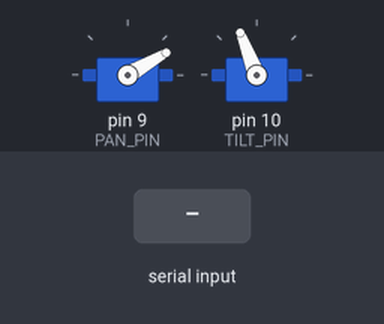
Simulated run of this sketch. Board: Arduino Uno, built with avr-gcc and run on an emulated ATmega328P. On the bench: 2 × servo. Inputs (shaded band) come from the test bench. Random numbers use the default seed unless the sketch sets one.

Above: at 2.2 s.
2.3 s: "HIT\n" received over Serial
At 3.0 s:
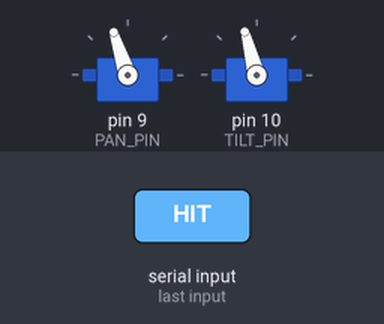
3.8 s: "HIT\n" received over Serial
At 4.1 s:
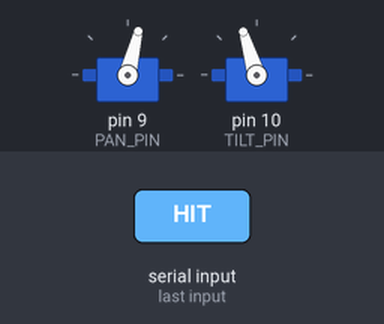
Timing chart, 0 to 6.8 s (numbered marks = the images above; inputs shaded):
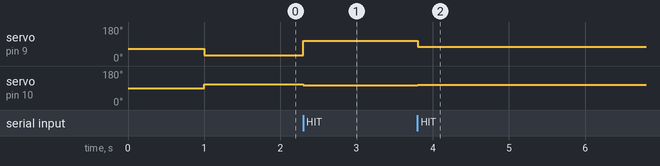

The sketch:

kick_up_game_arduino.ino
```cpp
/*
  KICK UP GAME — Arduino Sketch
  ----------------------------------------------------------------------
  This code is meant to be uploaded ONCE and never touched again after
  mounting. All future tuning/changes happen on the ESP32-CAM side only.

  WHAT THIS DOES:
  - Listens for a single command over serial from the ESP32-CAM: "HIT"
  - When received, moves both servos to a new random position within
    your defined safe bounds

  WIRING:
  - Pan servo signal  -> Arduino Pin 9
  - Tilt servo signal -> Arduino Pin 10
  - Both servo red wires -> Arduino 5V
  - Both servo black/brown wires -> Arduino GND
  - ESP32-CAM TX -> Arduino Pin 0 (RX)
  - ESP32-CAM RX -> Arduino Pin 1 (TX)
  - Battery+ (through switch) -> Arduino VIN
  - Battery- -> Arduino GND

  IMPORTANT: Disconnect ESP32-CAM TX/RX wires from Arduino pins 0/1
  whenever you need to re-upload code to the Arduino itself (these pins
  are shared with USB serial and will interfere with uploads otherwise).
  Since this code is meant to be final/permanent, you should only need
  to do this once during initial setup.
*/

#include <Servo.h>

Servo panServo;
Servo tiltServo;

// ---------------------------------------------------------
// TUNABLE VARIABLES — set these once based on your gimbal's
// safe mechanical range, then this file should never need
// to change again
// ---------------------------------------------------------

const int PAN_PIN  = 9;
const int TILT_PIN = 10;

// Pan (left-right) angle bounds, in degrees (0-180 servo range)
int PAN_MIN = 10;     // leftmost safe angle
int PAN_MAX = 120;    // rightmost safe angle

// Tilt (up-down) angle bounds, in degrees (0-180 servo range)
int TILT_MIN = 65;    // topmost safe angle
int TILT_MAX = 115;   // bottommost safe angle

// Starting position (used briefly on power-up before first random move)
int PAN_START  = 65;
int TILT_START = 90;

int STARTUP_DELAY_MS = 1000;

// How long to wait after sending a "HIT" before accepting another one,
// to prevent the same physical hit from being processed multiple times
// if the ESP32-CAM happens to send the signal more than once in a row
int HIT_COOLDOWN_MS = 1000;
unsigned long lastHitTime = 0;

// ---------------------------------------------------------

void setup() {
  Serial.begin(115200);  // Must match ESP32-CAM's baud rate

  panServo.attach(PAN_PIN);
  tiltServo.attach(TILT_PIN);

  panServo.write(PAN_START);
  tiltServo.write(TILT_START);
  delay(STARTUP_DELAY_MS);

  randomSeed(analogRead(A0));

  moveToRandomPosition();
}

void loop() {
  if (Serial.available() > 0) {
    String message = Serial.readStringUntil('\n');
    message.trim();

    if (message == "HIT") {
      if (millis() - lastHitTime > HIT_COOLDOWN_MS) {
        moveToRandomPosition();
        lastHitTime = millis();
      }
    }
  }
}

void moveToRandomPosition() {
  int randomPan  = random(PAN_MIN, PAN_MAX + 1);
  int randomTilt = random(TILT_MIN, TILT_MAX + 1);

  panServo.write(randomPan);
  tiltServo.write(randomTilt);
}
```

Measured:
- after the input at 2.3 s, servo on pin 9 (PAN_PIN): 30° → 108° at once; servo on pin 10 (TILT_PIN): 111° → 105° at once
- after the input at 3.8 s, servo on pin 9 (PAN_PIN): 108° → 76° at once; servo on pin 10 (TILT_PIN): 105° → 107° at once
